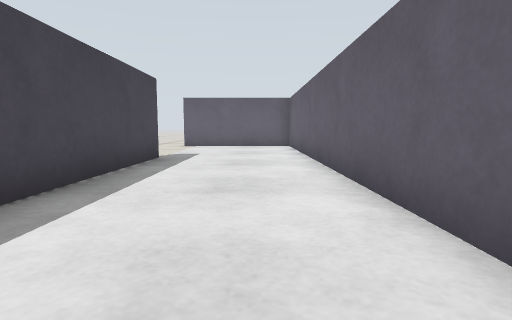
view 1 (above)

16 first-person views from a walk through a robot-simulator world made for Gazebo. The camera is 0.19 m above the floor, tilts 6° down and sees 80° across. The floor is counted in squares, 0.25 m on a side. Each view is taken from the middle of a square. On the plan, view 1 faces up. The plan holds only what a view shows up to about 10 squares ahead; the rest is blank.

view 2
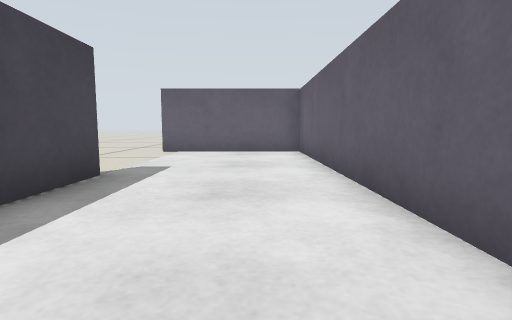

view 3
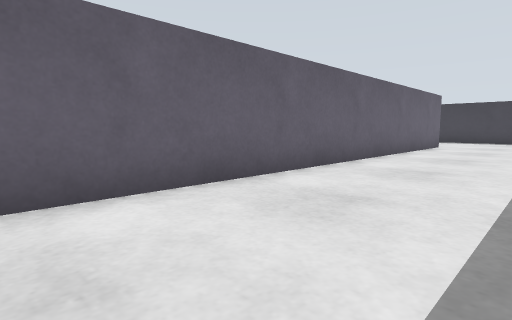

view 4
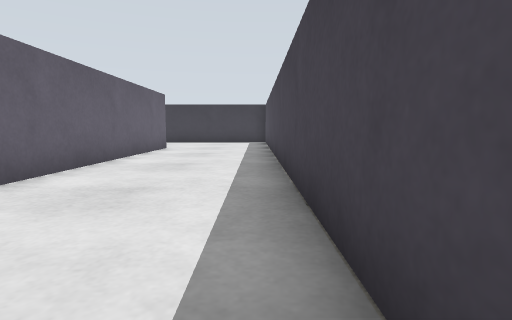

view 5
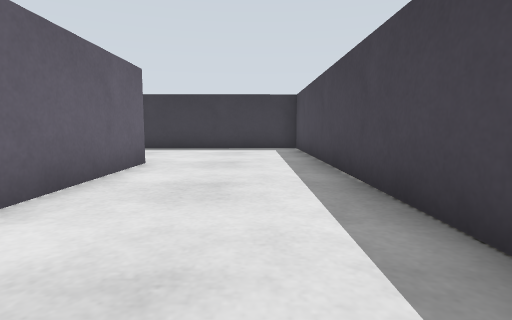

view 6
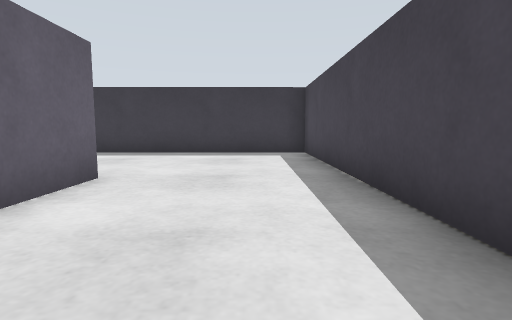

view 7
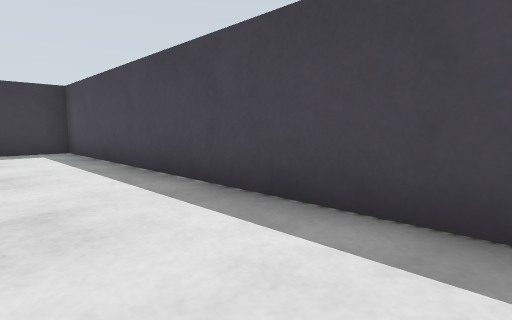

view 8
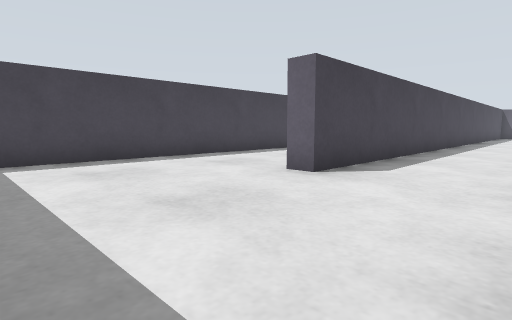

view 9
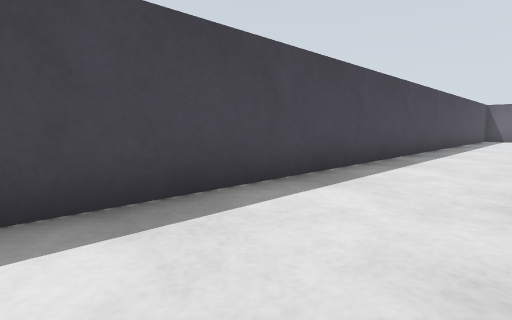

view 10
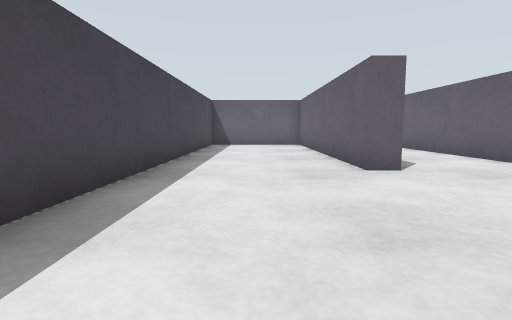

view 11
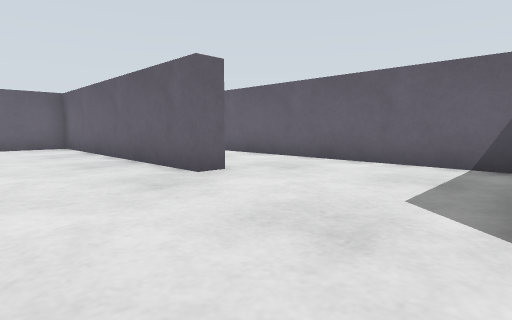

view 12
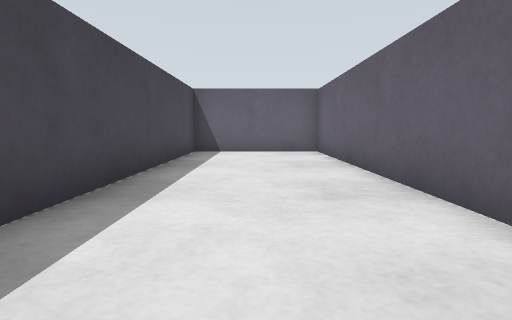

view 13
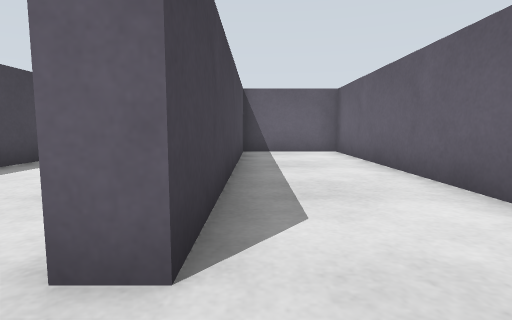

view 14
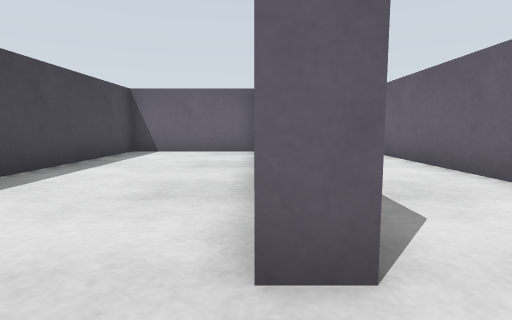

view 15
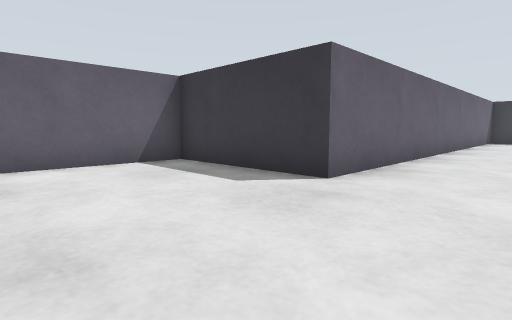

view 16
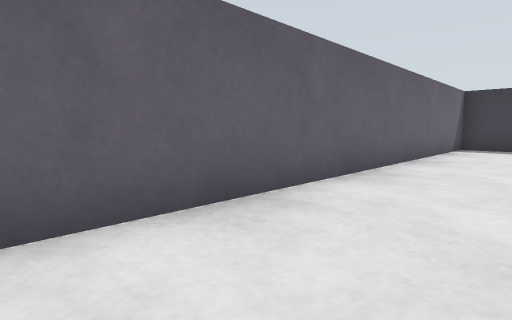

### Floor plan
Ten units are one square. View 1 is at (0, 0); x grows to the right and y downward. Boxes are objects, and circles mark ways between rooms. Rooms are numbered by the first view taken in them; rooms with no view inside come last. Other rooms are left out.
<svg viewBox="-35 -133 136 283">
<path fill="none" stroke="#000" d="M14 96 14 -128 -30 -128M-25 -80 -25 145 14 145M60 -44 60 -128 20 -128 20 96 14 96M54 139 54 0M14 145 49 145M54 0 96 0 96 -128 66 -128 66 -44 60 -44"/>
<circle cx="20" cy="120" r="3" fill="#2a7"/>
<circle cx="60" cy="-25" r="3" fill="#2a7"/>
<text x="-10" y="10">1</text>
<text x="40" y="20">2</text>
<text x="80" y="-60">3</text>
</svg>
Room 1 opens to room 2. Room 2 opens to room 3.

Where each view was taken, in squares from view 1:
view 1: 0 up, 0 right, facing up
view 2: 3 up, 0 right, facing up
view 3: 4 up, 2 left, facing down-right
view 4: 2 up, 2 left, facing down
view 5: 3 down, 1 left, facing down
view 6: 5 down, 1 left, facing down
view 7: 4 down, 0 right, facing down-left
view 8: 14 down, 5 right, facing up-left
view 9: 8 down, 5 right, facing up-left
view 10: 1 down, 4 right, facing up
view 11: 0 up, 3 right, facing up-right
view 12: 3 up, 4 right, facing up
view 13: 3 up, 7 right, facing up
view 14: 3 up, 6 right, facing up
view 15: 4 up, 3 right, facing down-right
view 16: 2 down, 3 right, facing down-right
